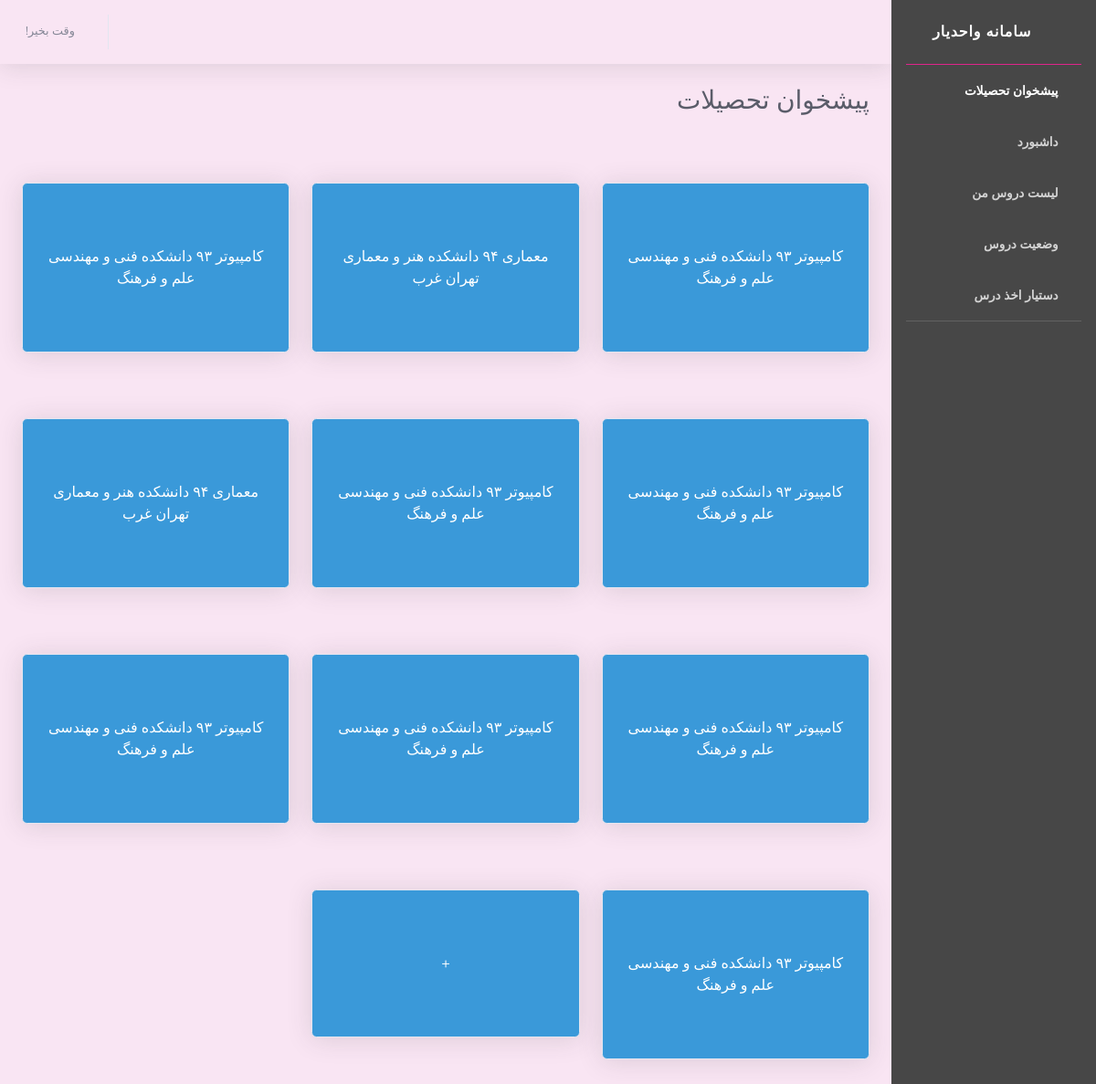
The app's page /, older data.
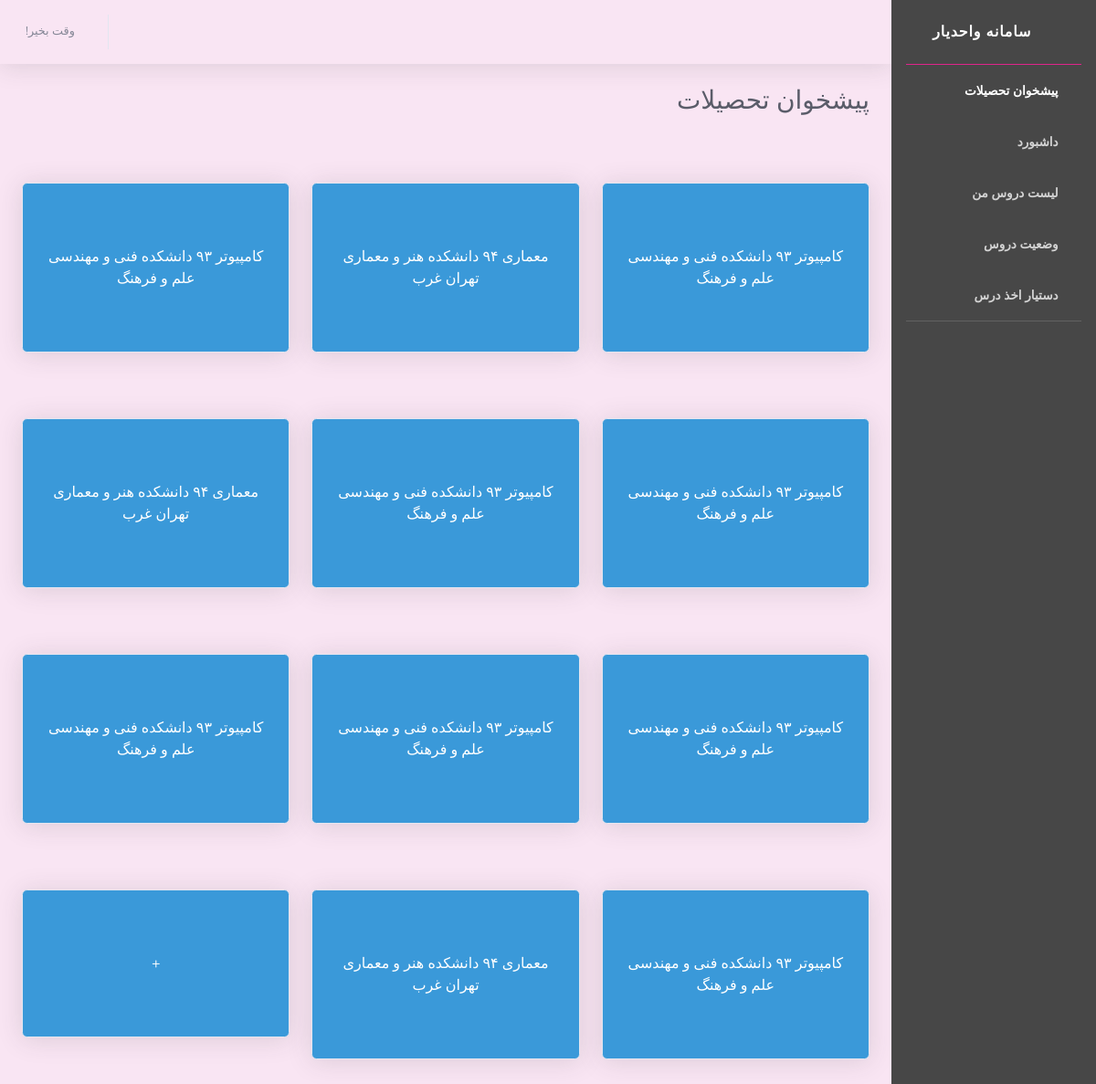
The same page, newer data.
### core/models.py (models this page shows, shortened)
class Study(models.Model):
    student = models.ForeignKey(
        User,
        on_delete=models.CASCADE,
        verbose_name="دانشجو"
    )
    chart = models.ForeignKey(
        'Chart',
        on_delete=models.CASCADE,
        verbose_name="چارت"
    )
    class Meta:
        verbose_name=u'مقطع تحصیلی '
        verbose_name_plural=u'مقاطع تحصیلی '

class Chart(models.Model):
    title = models.CharField(verbose_name="عنوان چارت" ,max_length = 40)
    is_active = models.BooleanField(verbose_name="فعال بودن")
    degree = models.IntegerField(choices=DEGREE_TYPE_CHOISES, verbose_name="مقطع تحصیلی")
    acceptance_date = models.DateField(verbose_name="تاریخ تصویب")
    course = models.ManyToManyField("Course" , null=True , blank=True)
    faculty = models.ForeignKey(
        'Faculty',
        on_delete=models.CASCADE,
        verbose_name="دانشکده"
    )
    class Meta:
        verbose_name=u'چارت تحصیلی '
        verbose_name_plural=u'چارت‌های تحصیلی'
    def __str__(self):
        return f" {self.title} دانشکده {self.faculty}"

class Faculty(models.Model):
    name = models.CharField(verbose_name="نام دانشکده" , max_length = 40)
    university = models.ForeignKey(
        'University',
        on_delete=models.CASCADE,
        verbose_name="نام دانشگاه"
    )
    class Meta:
        verbose_name=u'دانشکده '
        verbose_name_plural=u'دانشکده‌ها '
    def __str__(self):
        return f"{self.name} {self.university.name}"

class University(models.Model):
    name = models.CharField(verbose_name="نام دانشگاه", max_length = 40)
    has_associates_degree = models.NullBooleanField(verbose_name="مقطع کاردانی")
    has_bachelors_degree = models.NullBooleanField(verbose_name="مقطع کارشناسی")
    has_masters_degree = models.NullBooleanField(verbose_name="مقطع کارشناسی ارشد")
    has_doctorate_degree = models.NullBooleanField(verbose_name="مقطع دکتری")
    class Meta:
        verbose_name=u' دانشگاه'
        verbose_name_plural=u'دانشگاه‌ها '

### core/views.py (the view)
# urls.py: path('', views.get_index , name='index'),
def get_index(request):
    if request.method == "GET":
        studies = Study.objects.all()
        return render(request, 'core/index.html', {'studies': studies})

### core/templates/core/index.html (shortened to what this page needs)
{% load staticfiles %}
<!DOCTYPE html>
<html lang="en">
<head>
  <link href="/static/core/vendor/fontawesome-free/css/all.min.css" rel="stylesheet" type="text/css">
  <link href="{% static 'core/css/main.css' %}" rel="stylesheet" type="text/css">
  <link href="{% static 'core/css/style.css' %}" rel="stylesheet">
</head>
<body id="page-top">
  <div id="wrapper">
    <ul class="navbar-nav bg-gradient-primary sidebar sidebar-dark accordion pr-0" id="accordionSidebar">
      <a class="sidebar-brand d-flex align-items-center justify-content-center">
        <div class="sidebar-brand-icon rotate-n-15">
          <i class="fas fa-laugh-wink"></i>
        </div>
        <div class="sidebar-brand-text mx-3">سامانه واحدیار</div>
      </a>
      <hr class="sidebar-divider my-0"  style="border-top:1px solid #e0248b">
      <li class="nav-item active">
        <a class="nav-link text-right" href="{% url 'index'%}">
          <i class="fas fa-fw fa-landmark"></i>
          <span>پیشخوان تحصیلات</span></a>
      </li>
      <li class="nav-item active">
        <a class="nav-link text-right" style="color: #D3D3D3 !important;">
          <i class="fas fa-fw fa-tachometer-alt" style="color: #D3D3D3 !important;"></i>
          <span>داشبورد</span></a>
      </li>
      <li class="nav-item active">
        <a class="nav-link text-right" style="color: #D3D3D3 !important;">
          <i class="fas fa-fw fa-list-alt" style="color: #D3D3D3 !important;"></i>
          <span>لیست دروس من</span></a>
      </li>
      <li class="nav-item active">
        <a class="nav-link text-right" style="color: #D3D3D3 !important;">
            <i class="fas fa-fw fa-tasks" style="color: #D3D3D3 !important;"></i>
          <span>وضعیت دروس</span></a>
      </li>
      <li class="nav-item active">
        <a class="nav-link text-right" style="color: #D3D3D3 !important;">
          <i class="fab fa-fw fa-hire-a-helper" style="color: #D3D3D3 !important;"></i>
          <span>دستیار اخذ درس</span></a>
      </li>
      <hr class="sidebar-divider">
    </ul>
    <div id="content-wrapper" class="d-flex flex-column">
      <div id="content">
        <nav class="navbar navbar-expand navbar-light bg-white topbar mb-4 static-top shadow">
          <ul class="navbar-nav float-left">
            <li class="nav-item dropdown no-arrow">
              <a class="nav-link dropdown-toggle" href="#" id="userDropdown" role="button" data-toggle="dropdown"
                aria-haspopup="true" aria-expanded="false">
                <span class="mr-2 d-none d-lg-inline text-gray-600 small">
                    وقت بخیر{{ user.username }}!
                 </span>
              </a>
            </li>
          </ul>
        </nav>
        <div class="container-fluid">
          <div class="text-right mb-4">
            <h1 class="h3 mb-5 text-gray-800">پیشخوان تحصیلات</h1>
          </div>
          <div class="row text-center">
            {% for study in studies %}
              <div class="col-xl-4 col-md-6 mb-4">
                <div class="card shadow my-4">
                  <div class="card-body">
                    <div class=" py-5 pb-2">
                      <a href="{% url 'dashboard' study_id=study.pk %}"> {{study.get_degree_display}}
                          {{study.chart}}
                      </a>
                    </div>
                  </div>
                </div>
              </div>
            {% endfor %}
              <div class="col-xl-4 col-md-6 mb-4">
                <div class="card shadow my-4">
                  <div class="card-body">
                    <div class=" py-5 pb-2">
                      <a href="{% url 'newStudyFrom' %}">
                      +
                      </a>
                    </div>
                  </div>
                </div>
              </div>
          </div>
        </div>
      </div>
    </div>
  </div>
</body>
</html>

### core/static/core/css/main.css (style rules this page uses)
body { direction: rtl; }
.topbar { display: flex !important; justify-content: space-between !important; }

Row changes from the older to the newer data that the page shows:
added Study: chart "معماری ۹۴ دانشکده هنر و معماری تهران غرب"
